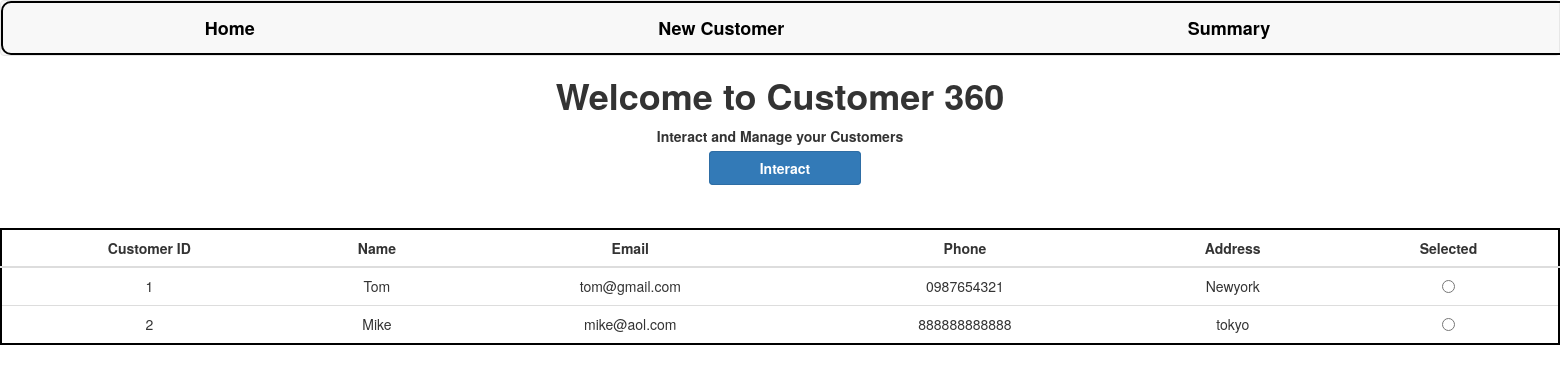
The page / on the database its author committed.
### customer360/models.py (models this page shows, shortened)
class Customer(models.Model):
    id = models.AutoField(primary_key=True)
    name = models.CharField(max_length=100)
    email = models.EmailField(max_length=100)
    phone = models.CharField(max_length=20)
    address = models.CharField(max_length=200)
    social_media = models.CharField(max_length=100, blank=True)

### customer360/views.py (the view)
# urls.py: path('',views.index,name="index"),
def index(request):
    customers = Customer.objects.all()
    context = {"customers":customers}
    return render(request,"index.html",context=context)

### customer360/templates/index.html (shortened to what this page needs)
{% extends 'base.html' %}
{% load static %}
{% block content %}
<html>
    <head>
    </head>
    <body>
        <h1>Welcome to Customer 360</h1>
        <p>Interact and Manage your Customers</p>
        <a class="btn btn-primary" style="font-weight:bold; display:inline" onclick="set_customer()">Interact</a>
        <table class="table">
            <thead>
                <tr>
                    <th>Customer ID</th>
                    <th>Name</th>
                    <th>Email</th>
                    <th>Phone</th>
                    <th>Address</th>
                    <th>Selected</th>
                </tr>
            </thead>
            <tbody>
                {% for customer in customers %}
                    <tr>
                        <td>{{customer.id }}</td>
                        <td>{{customer.name }}</td>
                        <td>{{customer.email }}</td>
                        <td>{{customer.phone }}</td>
                        <td>{{customer.address }}</td>
                        <td>
                            <input type="radio" name="selected_customers" value="{{ customer.id }}">
                        </td>
                    </tr>
                {% endfor %}
            </tbody>
        </table>
    </body>
</html>
{% endblock content %}

### static/css/main.css (style rules this page uses)
body { text-align: center; margin: auto; }
h1,p { font-weight: bold; }
table { margin: auto; border: 2px solid #000000; margin-top: 50px; border-radius: 15px; background-color: white; text-align: center; }
th { text-align: center; }
.btn { display: flex; margin-top: 10px; margin-bottom: 10px; padding-left: 50px; padding-right: 50px; text-align: left; margin-left: 10px; }

### rows shown on the page
Customer: id "1", name "Tom", email "tom@gmail.com", phone "0987654321", address "Newyork"
Customer: id "2", name "Mike", email "mike@aol.com", phone "888888888888", address "tokyo"
